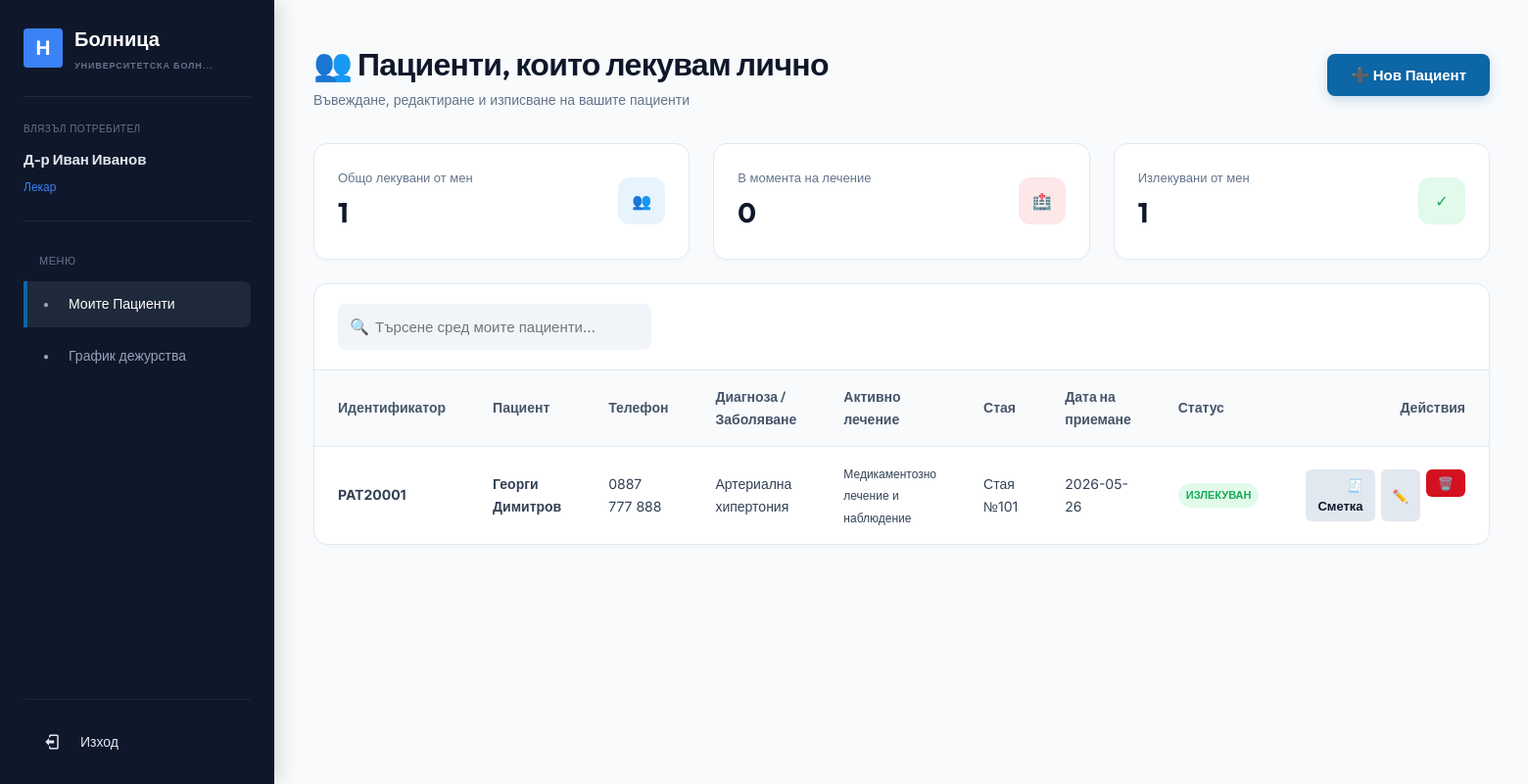
The page /pages/dashboard.php (signed in) on the database its author committed.
### tables this page shows
CREATE TABLE IF NOT EXISTS `hospital_info` (
    `id`      INT AUTO_INCREMENT PRIMARY KEY,
    `name`    VARCHAR(100) NOT NULL COMMENT 'Име на лечебното заведение',
    `address` VARCHAR(255) NOT NULL COMMENT 'Точен адрес'
);

CREATE TABLE IF NOT EXISTS `patients` (
    `id`                    INT AUTO_INCREMENT PRIMARY KEY,
    `user_id`               INT UNIQUE DEFAULT NULL COMMENT 'Профил за портала за пациенти',
    `unique_patient_number` VARCHAR(20) UNIQUE NOT NULL COMMENT 'Уникален номер на пациента (ЕГН/ЛНЧ)',
    `first_name`            VARCHAR(50) NOT NULL,
    `last_name`             VARCHAR(50) NOT NULL,
    `phone`                 VARCHAR(20) NOT NULL,
    `email`                 VARCHAR(100) NOT NULL,
    `illness`               VARCHAR(255) NOT NULL COMMENT 'Диагноза',
    `treatment`             TEXT NOT NULL COMMENT 'Назначено лечение',
    `doctor_id`             INT DEFAULT NULL COMMENT 'Лекуващ лекар',
    `department_id`         INT DEFAULT NULL COMMENT 'Отделение',
    `room_id`               INT DEFAULT NULL COMMENT 'Стая, в която е настанен',
    `admission_date`        DATE NOT NULL COMMENT 'Дата на приемане',
    `discharge_date`        DATE DEFAULT NULL COMMENT 'Дата на изписване',
    `status`                ENUM('admitted', 'cured') NOT NULL DEFAULT 'admitted',
    `treatment_cost`        DECIMAL(10,2) NOT NULL DEFAULT 0.00,
    FOREIGN KEY (`user_id`) REFERENCES `users`(`id`) ON DELETE SET NULL,
    FOREIGN KEY (`doctor_id`) REFERENCES `doctors`(`id`) ON DELETE SET NULL,
    FOREIGN KEY (`department_id`) REFERENCES `departments`(`id`) ON DELETE SET NULL,
    FOREIGN KEY (`room_id`) REFERENCES `rooms`(`id`) ON DELETE SET NULL
);

CREATE TABLE IF NOT EXISTS `rooms` (
    `id`            INT AUTO_INCREMENT PRIMARY KEY,
    `room_number`   VARCHAR(10) UNIQUE NOT NULL COMMENT 'Уникален номер на стаята',
    `type`          ENUM('regular', 'operating', 'icu') NOT NULL COMMENT 'Тип на стаята (обикновена, операционна, интензивно)',
    `capacity`      INT NOT NULL COMMENT 'Брой легла',
    `price_per_day` DECIMAL(10,2) NOT NULL DEFAULT 50.00 COMMENT 'Цена на ден в EUR'
);

### includes/sidebar.php (shortened to what this page needs)
<aside class="sidebar">
    <div class="sidebar-logo" style="border-bottom: 1px solid #1e293b; padding-bottom: 24px; margin-bottom: 24px;">
        <div class="sidebar-logo-icon" style="background-color: #3b82f6; border-radius: 4px; font-weight: bold;">H</div>
        <div class="sidebar-title" style="font-weight: 600;">
            Болница
            <span style="font-size: 9px; color: #64748b; margin-top: 4px;"><?php echo htmlspecialchars(mb_strimwidth(mb_strtoupper($hospital['name']), 0, 22, "...")); ?></span>
        </div>
    </div>
    <div class="user-profile-badge" style="background: none; padding: 0; margin-bottom: 32px; border-bottom: 1px solid #1e293b; padding-bottom: 24px; border-radius: 0;">
        <div style="font-size: 10px; color: #64748b; text-transform: uppercase; letter-spacing: 0.05em; margin-bottom: 8px;">Влязъл потребител</div>
        <div class="user-profile-name" style="font-size: 15px; color: #e2e8f0; font-weight: 600; margin-bottom: 2px;"><?php echo htmlspecialchars($fullName); ?></div>
        <div class="user-profile-role" style="font-size: 12px; color: #3b82f6; text-transform: none; font-weight: normal; letter-spacing: 0;">
            <?php
            $roleNames = [
                'admin' => 'Администратор',
                'director' => 'Директор',
                'doctor' => 'Лекар',
                'nurse' => 'Медицинска сестра',
                'maintenance' => 'Поддръжка',
                'patient' => 'Пациент'
            ];
            echo $roleNames[$role] ?? $role;
            ?>
        </div>
    </div>
    <nav style="flex-grow: 1;">
        <div style="font-size: 11px; color: #64748b; text-transform: uppercase; letter-spacing: 0.05em; margin-bottom: 12px; padding-left: 16px;">Меню</div>
        <ul class="sidebar-menu">
            <?php if ($role === 'admin'): ?>
                <li class="sidebar-link active" data-target="dashboard-overview"><span style="font-size: 10px; margin-right: 8px; color: #94a3b8;">●</span> Общ преглед</li>
                <li class="sidebar-link" data-target="patients-sec"><span style="font-size: 10px; margin-right: 8px; color: #94a3b8;">●</span> Пациенти</li>
                <li class="sidebar-link" data-target="doctors-sec"><span style="font-size: 10px; margin-right: 8px; color: #94a3b8;">●</span> Лекари</li>
                <li class="sidebar-link" data-target="staff-sec"><span style="font-size: 10px; margin-right: 8px; color: #94a3b8;">●</span> Персонал</li>
                <li class="sidebar-link" data-target="departments-sec"><span style="font-size: 10px; margin-right: 8px; color: #94a3b8;">●</span> Отделения</li>
                <li class="sidebar-link" data-target="rooms-sec"><span style="font-size: 10px; margin-right: 8px; color: #94a3b8;">●</span> Стаи</li>
                <li class="sidebar-link" data-target="shifts-sec"><span style="font-size: 10px; margin-right: 8px; color: #94a3b8;">●</span> Дежурства</li>
                <li class="sidebar-link" data-target="users-sec"><span style="font-size: 10px; margin-right: 8px; color: #94a3b8;">●</span> Потребители</li>
                <li class="sidebar-link" data-target="hospital-sec"><span style="font-size: 10px; margin-right: 8px; color: #94a3b8;">●</span> Настройки</li>
            <?php elseif ($role === 'doctor'): ?>
                <li class="sidebar-link active" data-target="doc-mypatients"><span style="font-size: 10px; margin-right: 8px; color: #94a3b8;">●</span> Моите Пациенти</li>
                <li class="sidebar-link" data-target="doc-myshifts"><span style="font-size: 10px; margin-right: 8px; color: #94a3b8;">●</span> График дежурства</li>
            <?php elseif ($role === 'maintenance'): ?>
                <li class="sidebar-link active" data-target="maint-rooms"><span style="font-size: 10px; margin-right: 8px; color: #94a3b8;">●</span> Статус на Стаите</li>
            <?php elseif ($role === 'patient'): ?>
                <li class="sidebar-link active" data-target="patient-card"><span style="font-size: 10px; margin-right: 8px; color: #94a3b8;">●</span> Моят Картон</li>
            <?php endif; ?>
        </ul>
    </nav>
    <div class="sidebar-footer" style="padding-top: 24px; margin-top: 16px; border-top: 1px solid #1e293b;">
        <a href="../auth/logout.php" class="sidebar-link" style="color: #e2e8f0; padding: 8px 16px;">
            <svg viewBox="0 0 24 24" style="width:18px; height:18px; fill:currentColor; margin-right:8px; transform: scaleX(-1);">
                <path d="M16 17v-3H9v-4h7V7l5 5-5 5M14 2a2 2 0 0 1 2 2v2h-2V4H5v16h9v-2h2v2a2 2 0 0 1-2 2H5a2 2 0 0 1-2-2V4a2 2 0 0 1 2-2h9z"/>
            </svg>
            Изход
        </a>
    </div>
</aside>

### includes/doctor_dashboard.php (shortened to what this page needs)
<section id="doc-mypatients" class="tab-content active">
    <div class="page-header">
        <div>
            <h1 class="page-title">👥 Пациенти, които лекувам лично</h1>
            <p class="page-subtitle">Въвеждане, редактиране и изписване на вашите пациенти</p>
        </div>
        <button class="btn btn-primary" onclick="openModal('addPatientModal')">➕ Нов Пациент</button>
    </div>
    <div class="stats-grid" style="margin-bottom:24px;">
        <div class="stats-card">
            <div class="stats-info">
                <span class="stats-label">Общо лекувани от мен</span>
                <span class="stats-value"><?php echo $data['stats']['total']; ?></span>
            </div>
            <div class="stats-icon primary">👥</div>
        </div>
        <div class="stats-card">
            <div class="stats-info">
                <span class="stats-label">В момента на лечение</span>
                <span class="stats-value"><?php echo $data['stats']['admitted']; ?></span>
            </div>
            <div class="stats-icon danger">🏥</div>
        </div>
        <div class="stats-card">
            <div class="stats-info">
                <span class="stats-label">Излекувани от мен</span>
                <span class="stats-value"><?php echo $data['stats']['cured']; ?></span>
            </div>
            <div class="stats-icon accent">✓</div>
        </div>
    </div>
    <div class="card-table-wrap">
        <div class="table-header-toolbar">
            <div class="search-input-wrap">
                <span class="search-icon">🔍</span>
                <input type="text" class="form-control search-control" placeholder="Търсене сред моите пациенти..." onkeyup="filterTable(this, 'myPatientsTable')">
            </div>
        </div>
        <div class="table-responsive">
            <table class="custom-table" id="myPatientsTable">
                <thead>
                    <tr>
                        <th>Идентификатор</th>
                        <th>Пациент</th>
                        <th>Телефон</th>
                        <th>Диагноза / Заболяване</th>
                        <th>Активно лечение</th>
                        <th>Стая</th>
                        <th>Дата на приемане</th>
                        <th>Статус</th>
                        <th style="text-align:right;">Действия</th>
                    </tr>
                </thead>
                <tbody>
                    <?php if (empty($data['my_patients'])): ?>
                        <tr>
                            <td colspan="9" style="text-align:center; color:var(--text-muted); padding:32px;">
                                В момента нямате зачислени пациенти за лечение.
                            </td>
                        </tr>
                    <?php else: ?>
                        <?php foreach ($data['my_patients'] as $p): ?>
                            <tr>
                                <td><strong><?php echo htmlspecialchars($p['unique_patient_number']); ?></strong></td>
                                <td><strong><?php echo htmlspecialchars($p['first_name'] . ' ' . $p['last_name']); ?></strong></td>
                                <td><?php echo htmlspecialchars($p['phone']); ?></td>
                                <td><?php echo htmlspecialchars($p['illness']); ?></td>
                                <td><span style="font-size:12px;"><?php echo htmlspecialchars($p['treatment']); ?></span></td>
                                <td>Стая №<?php echo htmlspecialchars($p['room_number'] ?? 'Няма'); ?></td>
                                <td><?php echo $p['admission_date']; ?></td>
                                <td>
                                    <span class="badge badge-<?php echo $p['status'] === 'cured' ? 'accent' : 'primary'; ?>">
                                        <?php echo $p['status'] === 'cured' ? 'Излекуван' : 'Лекува се'; ?>
                                    </span>
                                </td>
                                <td style="text-align:right;">
                                    <div style="display:inline-flex; gap:6px;">
                                        <a href="bill.php?patient_id=<?php echo $p['id']; ?>" class="btn btn-secondary btn-sm" title="Сметка за лечение" target="_blank">🧾 Сметка</a>
                                        <button class="btn btn-secondary btn-sm" onclick="openEditPatient(<?php echo htmlspecialchars(json_encode($p)); ?>)">✏️</button>
                                        <form action="../core/actions/patient_actions.php" method="POST" onsubmit="return confirm('Изтриване на пациента?')">
                                            <button type="submit" class="btn btn-danger btn-sm">🗑️</button>
                                        </form>
                                    </div>
                                </td>
                            </tr>
                        <?php endforeach; ?>
                    <?php endif; ?>
                </tbody>
            </table>
        </div>
    </div>
</section>

### rows shown on the page
hospital_info: name "УНИВЕРСИТЕТСКА БОЛН..."
patients: unique_patient_number "PAT20001", first_name+last_name "Георги Димитров", phone "0887 777 888", illness "Артериална хипертония", treatment "Медикаментозно лечение и наблюдение", room.room_number "101", admission_date "2026-05-26", status "ИЗЛЕКУВАН"

### other values the page prints
$fullName "Д-р Иван Иванов"
$roleNames[$role] "Лекар"
$data['stats']['total'] "1"
$data['stats']['admitted'] "0"
$data['stats']['cured'] "1"
